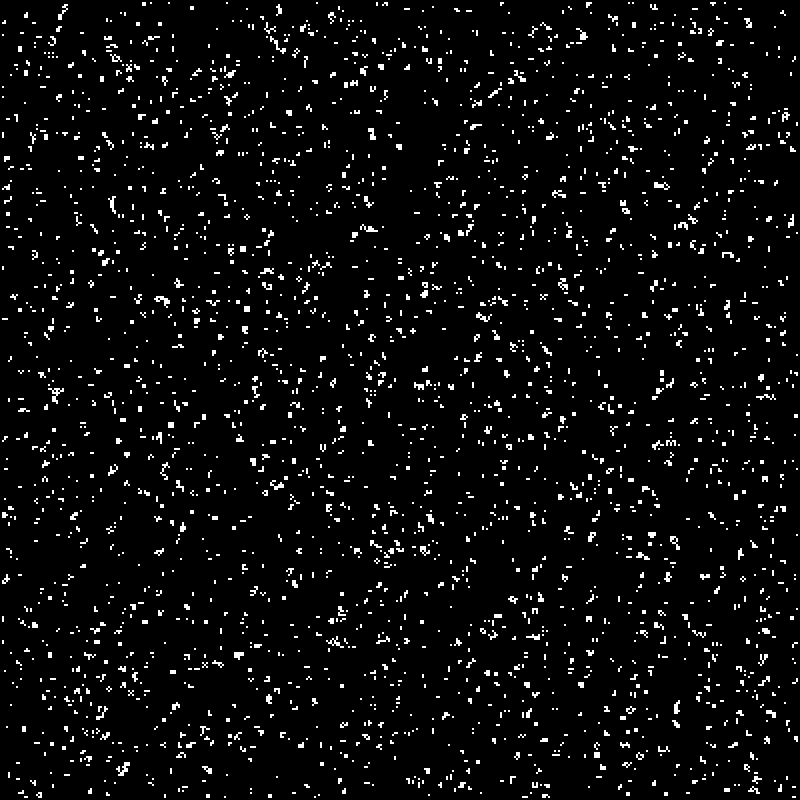
Frame 1 (no input)
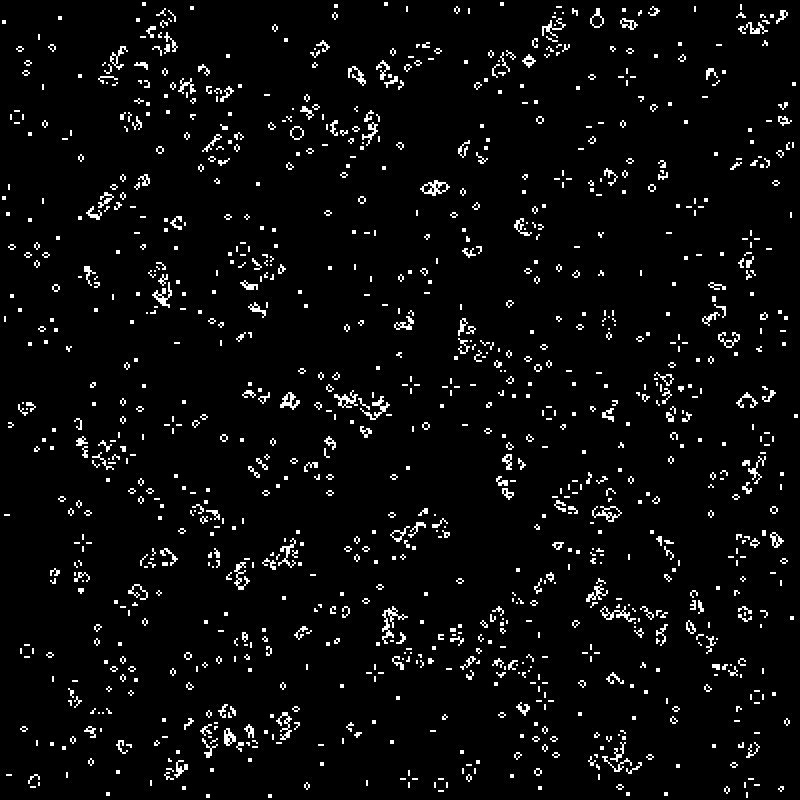
Frame 60 (the mouse pressed at the canvas centre just before this capture)
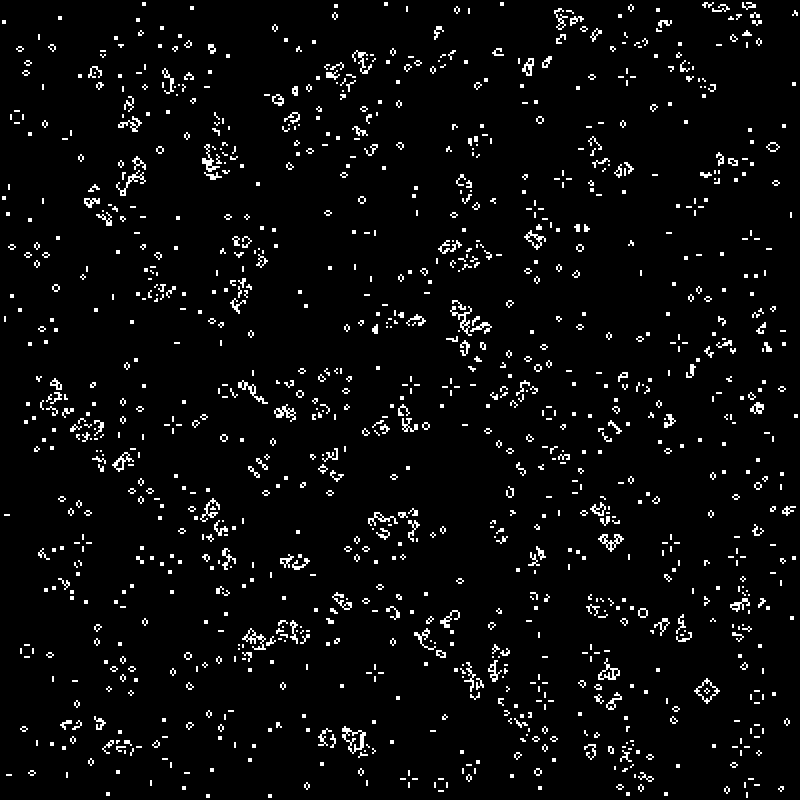
Frame 120 (the mouse held since frame 60 and released just before this capture)

The Processing sketch that drew these frames (run headless with seeded random() and noise(); from frame 60 on, the mouse is pressed at the canvas centre):

// Processing sketch: sketch_03_game_of_life
// ── sketch_03_game_of_life.pde
//tamanho da grade
int tamanho = 400;

//variáveis que armazenam o estado atual e o anterior
int A[][] = new int[tamanho][tamanho];
int B[][] = new int[tamanho][tamanho];

//definimos o tamanho da grade a ser usado (x2 porque quero fazer pixels "gordinhos")
void settings() {
  size(tamanho * 2, tamanho * 2);
}

//estado inicial
void setup() { //<>//
  //fundo branco
  background(255);
  noStroke();
  //preenchemos a matriz A (nosso estado atual) com 0's e 1's, ao acaso
  for (int i = 0; i < tamanho; i++) {
    for (int j = 0; j < tamanho; j++) {
      A[i][j] = (random(1) < 0.1) ? 1 : 0; //isso é uma outra notação para se
      //significa: se número aleatório é menor que 0.1, então vai ser 1, caso contrário, vai ser 0
      B[i][j] = 0;
    }
  }
  //desenhamos a matriz A na tela
  for (int i = 0; i < tamanho; i++) {
    for (int j = 0; j < tamanho; j++) {
      fill(A[i][j] * 255);
      rect(i * 2, j * 2, 2, 2);
    }
  }
}

//isso vai ser atualizado a cada passo
void draw() {
  //varremos a nossa grade
  for (int i = 1; i < tamanho - 1; i++) { //<>//
    for (int j = 1; j < tamanho - 1; j++) {
      //calculamos o número de células "vivas" na vizinhança
      //como é 0 e 1, basta somar
      int sum = A[i - 1][j - 1] + A[i - 1][j] + A[i - 1][j + 1] + 
                A[i][j - 1] + A[i][j + 1] + 
                A[i + 1][j - 1] + A[i + 1][j] + A[i + 1][j + 1]; //<>//
      //aplicamos a nossa regra
      //se a célula estiver viva
      if (A[i][j] == 1) {
        //se tem 2 ou 3 vizinhos, permanece viva
        if (sum >= 2 & sum <= 3) B[i][j] = 1;
        //caso contrário, morre
        else B[i][j] = 0;
      } else { //se a célula estiver morta
        //se a célula está morta e tem exatamente 3 vizinhos, ela fica viva, caso contrário ela continua morta
        if (sum == 3) B[i][j] = 1;
        else B[i][j] = 0;        
      }
      //note que salvamos o resultado em B
    }
  }
  //passamos os valores de B para A, e desenhamos A na tela
  for (int i = 0; i <tamanho; i++) {
    for (int j = 0; j < tamanho; j++) {
      A[i][j] = B[i][j];
      fill(A[i][j] * 255);
      rect(i * 2, j * 2, 2, 2);
    }
  }
}
